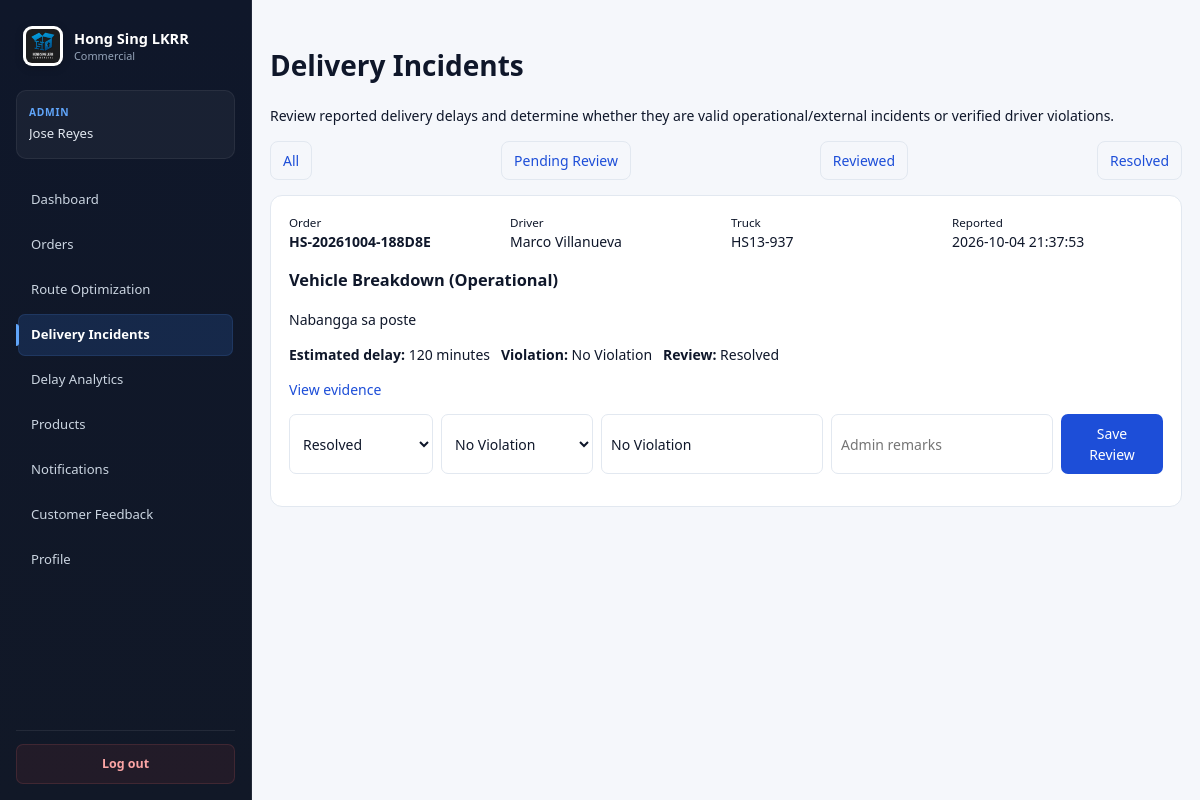
The page /admin/delivery_incidents.php (signed in) on the database its author committed.
### tables this page shows
CREATE TABLE `delivery_incident` (
  `incident_id` int(11) NOT NULL,
  `order_id` int(11) NOT NULL,
  `driver_id` int(11) NOT NULL,
  `truck_id` int(11) DEFAULT NULL,
  `incident_type` enum('Vehicle Breakdown','Traffic/Road Issue','Customer Unavailable','Weather','Wrong/Incomplete Address','Loading/Warehouse Delay','Driver-related Issue','Accident/Emergency','Delivery Interrupted','Others') NOT NULL,
  `incident_category` enum('Operational','External','Customer-related','Driver-related') NOT NULL,
  `description` text NOT NULL,
  `estimated_delay_minutes` int(11) NOT NULL DEFAULT 0,
  `evidence_path` varchar(255) DEFAULT NULL,
  `reported_at` datetime NOT NULL DEFAULT current_timestamp(),
  `resolved_at` datetime DEFAULT NULL,
  `latitude` decimal(10,8) DEFAULT NULL,
  `longitude` decimal(11,8) DEFAULT NULL,
  `violation_status` enum('No Violation','For Review','Verified Violation') NOT NULL DEFAULT 'For Review',
  `violation_type` varchar(120) DEFAULT NULL,
  `review_status` enum('Pending Review','Reviewed','Resolved') NOT NULL DEFAULT 'Pending Review',
  `reviewed_by` int(11) DEFAULT NULL,
  `admin_remarks` text DEFAULT NULL,
  `reviewed_at` datetime DEFAULT NULL
);

CREATE TABLE `order` (
  `order_id` int(11) NOT NULL,
  `order_number` varchar(50) NOT NULL,
  `customer_id` int(11) NOT NULL,
  `driver_id` int(11) DEFAULT NULL,
  `truck_id` int(11) DEFAULT NULL,
  `route_id` int(11) DEFAULT NULL,
  `item_description` text NOT NULL,
  `subtotal` decimal(10,2) NOT NULL DEFAULT 0.00,
  `urgent_fee` decimal(10,2) NOT NULL DEFAULT 0.00,
  `total_amount` decimal(10,2) NOT NULL,
  `total_weight` decimal(12,2) NOT NULL DEFAULT 0.00,
  `total_weight_kg` decimal(10,2) NOT NULL DEFAULT 0.00,
  `order_date` date NOT NULL,
  `expected_delivery_date` date DEFAULT NULL,
  `priority_level` enum('Normal','Urgent') NOT NULL DEFAULT 'Normal',
  `completion_status` enum('Pending','Approved','Assigned','Accepted','In Transit','Completed','Cancelled') NOT NULL DEFAULT 'Pending',
  `created_at` datetime NOT NULL DEFAULT current_timestamp(),
  `approved_at` datetime DEFAULT NULL,
  `assigned_at` datetime DEFAULT NULL,
  `accepted_at` datetime DEFAULT NULL,
  `started_at` datetime DEFAULT NULL,
  `completed_at` datetime DEFAULT NULL,
  `cancelled_at` datetime DEFAULT NULL
);

CREATE TABLE `driver` (
  `driver_id` int(11) NOT NULL,
  `license_number` varchar(50) NOT NULL,
  `full_name` varchar(100) NOT NULL,
  `phone_number` varchar(20) NOT NULL,
  `email` varchar(100) NOT NULL,
  `password_hash` varchar(255) NOT NULL,
  `status` enum('Available','On Delivery','On Leave','Absent','Inactive','Resigned','Terminated') NOT NULL DEFAULT 'Available',
  `current_truck_id` int(11) DEFAULT NULL,
  `total_deliveries` int(11) NOT NULL DEFAULT 0,
  `rating` decimal(3,2) DEFAULT NULL,
  `created_at` datetime NOT NULL DEFAULT current_timestamp(),
  `last_location` varchar(150) DEFAULT NULL,
  `current_latitude` decimal(10,7) DEFAULT NULL,
  `current_longitude` decimal(10,7) DEFAULT NULL,
  `location_updated_at` datetime DEFAULT NULL,
  `phone_verified` tinyint(1) NOT NULL DEFAULT 0,
  `phone_verified_at` datetime DEFAULT NULL
);

CREATE TABLE `truck` (
  `truck_id` int(11) NOT NULL,
  `plate_number` varchar(20) NOT NULL,
  `model` varchar(100) NOT NULL,
  `capacity` decimal(10,2) NOT NULL,
  `status` enum('Available','In Use','Maintenance') NOT NULL DEFAULT 'Available',
  `last_maintenance` date DEFAULT NULL,
  `current_load` decimal(12,2) NOT NULL DEFAULT 0.00
);

### admin/delivery_incidents.php (the view, shortened to what this page needs)
<?php
$db=Database::getConnection(); $adminId=(int)currentUserId(); $message='';
$filter=$_GET['status']??''; $sql="SELECT di.*,o.order_number,d.full_name AS driver_name,t.plate_number,su.full_name AS reviewer FROM delivery_incident di JOIN `order` o ON o.order_id=di.order_id JOIN driver d ON d.driver_id=di.driver_id LEFT JOIN truck t ON t.truck_id=di.truck_id LEFT JOIN system_user su ON su.user_id=di.reviewed_by"; $args=[];
if(in_array($filter,['Pending Review','Reviewed','Resolved'],true)){ $sql.=" WHERE di.review_status=?";$args[]=$filter; } $sql.=" ORDER BY di.reported_at DESC,di.incident_id DESC"; $st=$db->prepare($sql);$st->execute($args);$rows=$st->fetchAll(PDO::FETCH_ASSOC);
require_once __DIR__.'/../includes/header.php';
?>
<div class="page"><h1>Delivery Incidents</h1><p>Review reported delivery delays and determine whether they are valid operational/external incidents or verified driver violations.</p><?php if($message):?><p><strong><?=htmlspecialchars($message)?></strong></p><?php endif;?><div class="toolbar"><a href="?">All</a><a href="?status=Pending+Review">Pending Review</a><a href="?status=Reviewed">Reviewed</a><a href="?status=Resolved">Resolved</a></div>
<?php if(!$rows):?><div class="inc">No incident reports found.</div><?php endif;?><?php foreach($rows as $r):?><div class="inc"><div class="meta"><div><small>Order</small><br><strong><?=htmlspecialchars($r['order_number'])?></strong></div><div><small>Driver</small><br><?=htmlspecialchars($r['driver_name'])?></div><div><small>Truck</small><br><?=htmlspecialchars($r['plate_number']??'—')?></div><div><small>Reported</small><br><?=htmlspecialchars($r['reported_at'])?></div></div><h3><?=htmlspecialchars($r['incident_type'])?> <span class="badge">(<?=htmlspecialchars($r['incident_category'])?>)</span></h3><p><?=nl2br(htmlspecialchars($r['description']))?></p><p><strong>Estimated delay:</strong> <?=number_format((int)$r['estimated_delay_minutes'])?> minutes &nbsp; <strong>Violation:</strong> <?=htmlspecialchars($r['violation_status'])?> &nbsp; <strong>Review:</strong> <?=htmlspecialchars($r['review_status'])?></p><?php if($r['evidence_path']):?><p><a href="<?=BASE_URL.htmlspecialchars($r['evidence_path'])?>" target="_blank">View evidence</a></p><?php endif;?><form method="post" class="review"><?=csrfField()?><input type="hidden" name="incident_id" value="<?=(int)$r['incident_id']?>"><select name="review_status"><?php foreach(['Pending Review','Reviewed','Resolved'] as $v):?><option <?=$r['review_status']===$v?'selected':''?>><?=$v?></option><?php endforeach;?></select><select name="violation_status"><?php foreach(['No Violation','For Review','Verified Violation'] as $v):?><option <?=$r['violation_status']===$v?'selected':''?>><?=$v?></option><?php endforeach;?></select><input name="violation_type" value="<?=htmlspecialchars($r['violation_type']??'')?>" placeholder="Violation type (if any)"><input name="admin_remarks" value="<?=htmlspecialchars($r['admin_remarks']??'')?>" placeholder="Admin remarks"><button>Save Review</button></form></div><?php endforeach;?></div>

### assets/css/theme.css (style rules this page uses)
*, *::before, *::after { box-sizing: border-box; }
body, button, input, select, textarea { font-family: var(--font-base); }
a { color: var(--color-primary); text-decoration: none; transition: color 0.15s ease, background-color 0.15s ease, border-color 0.15s ease, opacity 0.15s ease; }
button, input, select, textarea { font: inherit; }
button { cursor: pointer; }
* { scrollbar-width: thin; scrollbar-color: #cbd5e1 transparent; }
input[type="text"], input[type="email"], input[type="password"], input[type="number"], input[type="tel"], input[type="date"], input[type="time"], input[type="datetime-local"], input[type="search"], select, textarea { max-width: 100%; }
.toolbar { display: flex; align-items: center; justify-content: space-between; gap: 14px; margin-bottom: 20px; flex-wrap: wrap; }

### admin/delivery_incidents.php (style rules this page uses)
.page { max-width:1400px;margin:25px auto;padding:0 18px }
.toolbar { display:flex;gap:8px;flex-wrap:wrap;margin:15px 0 }
.toolbar a { padding:8px 12px;border:1px solid var(--color-border,#ddd);border-radius:8px;text-decoration:none }
.inc { background:var(--color-surface,#fff);border:1px solid var(--color-border,#ddd);border-radius:12px;padding:18px;margin:12px 0 }
.meta { display:grid;grid-template-columns:repeat(4,1fr);gap:10px }
.review { display:grid;grid-template-columns:1fr 1fr 1fr 2fr auto;gap:8px;margin-top:14px }
.review select,.review input { padding:9px;border:1px solid var(--color-border,#ccc);border-radius:7px;background:var(--color-surface,#fff);color:var(--color-text-primary,#111) }
.review button { padding:9px 14px;border:0;border-radius:7px;background:var(--color-primary,#2563eb);color:#fff }
.badge { font-weight:700 }

### rows shown on the page
delivery_incident: order.order_number "HS-20261004-188D8E", driver.full_name "Marco Villanueva", truck.plate_number "HS13-937", reported_at "2026-10-04 21:37:53", incident_type "Vehicle Breakdown", incident_category "Operational", description "Nabangga sa poste", estimated_delay_minutes "120", violation_status "No Violation", review_status "Resolved", violation_type "No Violation"

### other values the page prints
currentRole() "ADMIN"
$_SESSION['full_name'] "Jose Reyes"
$item['label'] "Dashboard"
$item['label'] "Orders"
$item['label'] "Route Optimization"
$item['label'] "Delivery Incidents"
$item['label'] "Delay Analytics"
$item['label'] "Products"
$item['label'] "Notifications"
$item['label'] "Customer Feedback"
$item['label'] "Profile"
